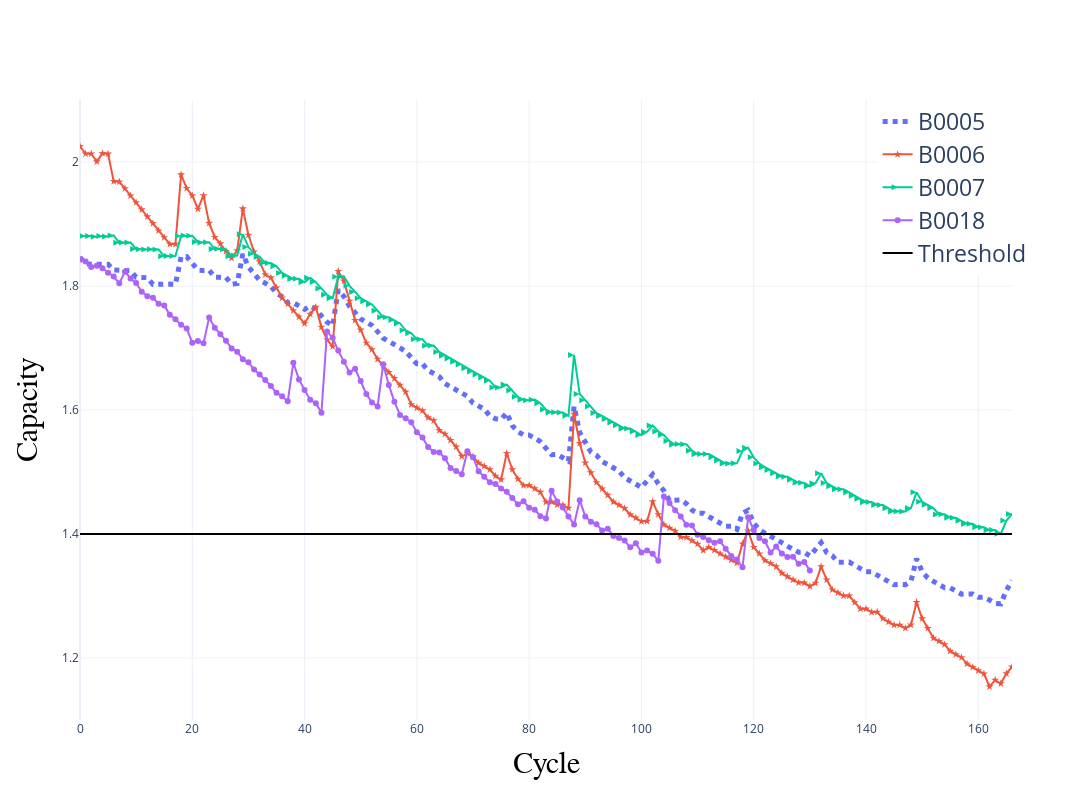

The notebook cell this image was saved under:
### Markdown cell above
### Plotly로 확인 (마우스 호버로 정확한 지점 확인 가능)

### Code cell
import plotly.express as px
import plotly.graph_objects as go

fig = go.Figure()
fig.update_layout(template='plotly_white')

fig.add_trace(go.Scatter(x=b0005_capacity.index, y=b0005_capacity["capacity"], mode='lines',name='B0005', line_dash='dot', line_width=5))
fig.add_trace(go.Scatter(x=b0006_capacity.index, y=b0006_capacity["capacity"], mode='lines+markers',name='B0006', marker_symbol='star', line_width=2))
fig.add_trace(go.Scatter(x=b0007_capacity.index, y=b0007_capacity["capacity"], mode='lines+markers',name='B0007', marker_symbol='arrow-right', line_width=2))
fig.add_trace(go.Scatter(x=b0018_capacity.index, y=b0018_capacity["capacity"], mode='lines+markers',name='B0018', line_width=2))
fig.add_trace(go.Scatter(x=b0005_capacity.index, y=[1.4 for i in range(len(b0005_capacity.index))], mode='lines',name='Threshold', line_color='black', line_width=2))

fig.update_layout(width=1100,height=800)
fig.update_xaxes(range=[0, 166])
fig.update_yaxes(range=[1.1, 2.1])

fig.update_xaxes(title_text='Cycle')
fig.update_yaxes(title_text='Capacity')

fig.update_layout(
    legend_yanchor="top",
    legend_xanchor="right",
    legend_font_size=23
)

fig.update_xaxes(title_font_size =30,
                title_font_color='black',
                title_font_family='Courier')
fig.update_yaxes(title_font_size =30,
                title_font_color='black',
                title_font_family='Courier')

fig.show()

### Figure 1 — Plotly figure (JSON) as saved in the notebook; plotly's stock layout.template omitted (floating-point values rounded to 4 significant figures; data arrays with more than 128 entries replaced by an {"elided": "..."} marker saying what was removed)
{"data": [{"line": {"dash": "dot", "width": 5}, "mode": "lines", "name": "B0005", "type": "scatter", "x": {"elided": "167 int values"}, "y": {"elided": "167 float values"}}, {"line": {"width": 2}, "marker": {"symbol": "star"}, "mode": "lines+markers", "name": "B0006", "type": "scatter", "x": {"elided": "167 int values"}, "y": {"elided": "167 float values"}}, {"line": {"width": 2}, "marker": {"symbol": "arrow-right"}, "mode": "lines+markers", "name": "B0007", "type": "scatter", "x": {"elided": "167 int values"}, "y": {"elided": "167 float values"}}, {"line": {"width": 2}, "mode": "lines+markers", "name": "B0018", "type": "scatter", "x": {"elided": "131 int values"}, "y": {"elided": "131 float values"}}, {"line": {"color": "black", "width": 2}, "mode": "lines", "name": "Threshold", "type": "scatter", "x": {"elided": "167 int values"}, "y": {"elided": "167 float values"}}], "layout": {"height": 800, "legend": {"font": {"size": 23}, "xanchor": "right", "yanchor": "top"}, "width": 1100, "xaxis": {"range": [0, 166], "title": {"font": {"color": "black", "family": "Courier", "size": 30}, "text": "Cycle"}}, "yaxis": {"range": [1.1, 2.1], "title": {"font": {"color": "black", "family": "Courier", "size": 30}, "text": "Capacity"}}}}
